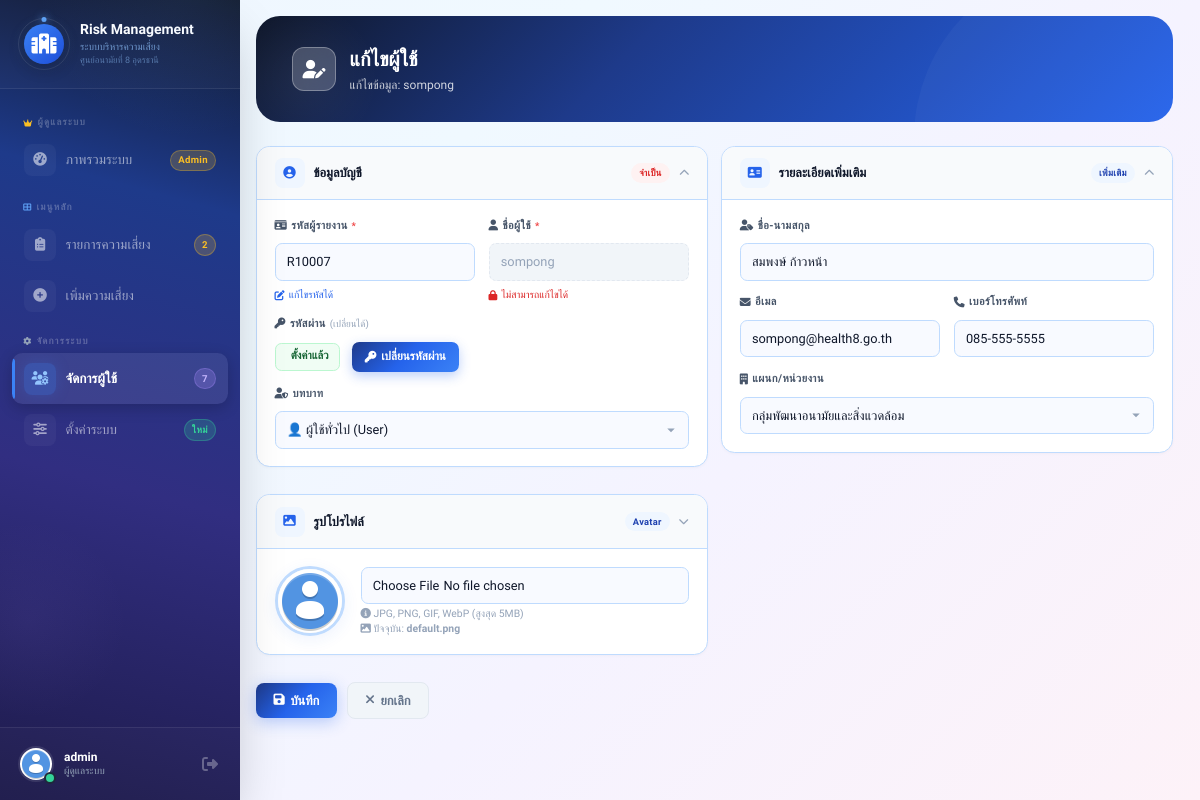
Page /user_form.php?id=7 (signed in) on the committed database.
### tables this page shows
CREATE TABLE users (
    id INT AUTO_INCREMENT PRIMARY KEY,
    reporter_code VARCHAR(255) NOT NULL COMMENT 'รหัสผู้รายงาน เช่น R10001',
    username VARCHAR(50) NOT NULL,
    fullname VARCHAR(255) DEFAULT NULL,
    email VARCHAR(100) DEFAULT NULL,
    phone VARCHAR(20) DEFAULT NULL,
    department VARCHAR(255) DEFAULT NULL,
    password VARCHAR(255) NOT NULL,
    role ENUM('admin','user') DEFAULT 'user',
    enabled TINYINT(1) NOT NULL DEFAULT 1 COMMENT '0=ถูกระงับ, 1=ใช้งานได้',
    avatar VARCHAR(255) DEFAULT 'default.png',
    created_at TIMESTAMP DEFAULT CURRENT_TIMESTAMP,
    updated_at TIMESTAMP DEFAULT CURRENT_TIMESTAMP ON UPDATE CURRENT_TIMESTAMP,
    UNIQUE KEY username (username),
    UNIQUE KEY email (email),
    UNIQUE KEY reporter_code (reporter_code)
);

### user_form.php (the view, shortened to what this page needs)
<?php
require_once 'config/db.php';
$id = $_GET['id'] ?? null;
$user = null;
if ($id) {
    $stmt = $pdo->prepare("SELECT * FROM users WHERE id = ?");
    $stmt->execute([$id]);
    $user = $stmt->fetch();
}
$is_edit = $id ? true : false;
$title = $is_edit ? 'แก้ไขผู้ใช้' : 'เพิ่มผู้ใช้';
$icon = $is_edit ? 'fa-user-edit' : 'fa-user-plus';
$departmentsList = [
    'กลุ่มผู้บริหาร',
    'กลุ่มอำนวยการ',
    'กลุ่มขับเคลื่อนยุทธศาสตร์และพัฒนากำลังคน',
    'กลุ่มพัฒนาอนามัยแม่และเด็ก',
    'กลุ่มพัฒนาการส่งเสริมสุขภาพวัยเรียน',
    'กลุ่มพัฒนาการส่งเสริมสุขภาพวัยรุ่น',
    'กลุ่มพัฒนาการส่งเสริมสุขภาพวัยทำงาน',
    'กลุ่มพัฒนาการส่งเสริมสุขภาพวัยสูงอายุ',
    'กลุ่มพัฒนาอนามัยและสิ่งแวดล้อม'
];
$currentDept = $user['department'] ?? '';
?>
<?php include 'includes/header.php'; ?>
<div class="flex h-screen">
    <?php include 'includes/sidebar.php'; ?>
    <div class="flex-1 p-3 md:p-4 overflow-y-auto">
        <div class="page-header">
            <div class="page-header-content">
                <div class="page-header-icon">
                    <i class="fas <?= $icon ?>"></i>
                </div>
                <div>
                    <h2><?= $title ?></h2>
                    <p><?= $is_edit ? 'แก้ไขข้อมูล: ' . htmlspecialchars($user['username']) : 'สร้างบัญชีผู้ใช้ใหม่' ?></p>
                </div>
            </div>
        </div>
        <form id="userForm" method="POST" action="action.php?action=save_user" enctype="multipart/form-data">
            <div class="cards-grid">
                <div style="display:flex;flex-direction:column;gap:0.85rem;">
                    <div class="form-card">
                        <div class="card-header" onclick="toggleCard(this)">
                            <div class="card-header-icon" style="background:#eff6ff;color:#2563eb;">
                                <i class="fas fa-user-circle"></i>
                            </div>
                            <h3 class="card-header-title">ข้อมูลบัญชี</h3>
                            <span class="card-header-badge" style="background:#fef2f2;color:#dc2626;">จำเป็น</span>
                            <i class="fas fa-chevron-down toggle-icon active"></i>
                        </div>
                        <div class="card-body" id="cardAccount">
                            <div class="form-grid">
                                <div class="form-group">
                                    <label class="form-label">
                                        <i class="fas fa-id-card"></i> รหัสผู้รายงาน <span class="required">*</span>
                                    </label>
                                    <input type="text" name="reporter_code"
                                           value="<?= htmlspecialchars($user['reporter_code'] ?? '') ?>"
                                           class="form-input"
                                           required
                                           placeholder="เช่น R10001">
                                    <?php if ($is_edit): ?>
                                        <div class="field-note info">
                                            <i class="fas fa-edit"></i> แก้ไขรหัสได้
                                        </div>
                                    <?php endif; ?>
                                </div>
                                <div class="form-group">
                                    <label class="form-label">
                                        <i class="fas fa-user"></i> ชื่อผู้ใช้ <span class="required">*</span>
                                    </label>
                                    <input type="text" name="username"
                                           value="<?= htmlspecialchars($user['username'] ?? '') ?>"
                                           class="form-input"
                                           <?= $is_edit ? 'disabled' : 'required' ?>
                                           placeholder="กรอกชื่อผู้ใช้">
                                    <?php if ($is_edit): ?>
                                        <div class="field-note warning">
                                            <i class="fas fa-lock"></i> ไม่สามารถแก้ไขได้
                                        </div>
                                    <?php endif; ?>
                                </div>
                                <div class="form-group full">
                                    <label class="form-label">
                                        <i class="fas fa-key"></i> รหัสผ่าน
                                        <?php if ($is_edit): ?>
                                            <span class="optional">(เปลี่ยนได้)</span>
                                        <?php else: ?>
                                            <span class="required">*</span>
                                        <?php endif; ?>
                                    </label>
                                    <div class="password-section">
                                        <?php if ($is_edit): ?>
                                            <span class="password-status set">
                                                <i class="fas fa-shield-check"></i> ตั้งค่าแล้ว
                                            </span>
                                        <?php else: ?>
                                            <span class="password-status not-set">
                                                <i class="fas fa-exclamation-triangle"></i> ยังไม่ได้ตั้งค่า
                                            </span>
                                        <?php endif; ?>
                                        <button type="button" class="btn-password" onclick="openPasswordModal()">
                                            <i class="fas fa-key"></i> <?= $is_edit ? 'เปลี่ยนรหัสผ่าน' : 'ตั้งรหัสผ่าน' ?>
                                        </button>
                                    </div>
                                </div>
                                <div class="form-group full">
                                    <label class="form-label">
                                        <i class="fas fa-user-shield"></i> บทบาท
                                    </label>
                                    <select name="role" class="form-input">
                                        <option value="user" <?= ($user['role'] ?? '') == 'user' ? 'selected' : '' ?>>
                                            👤 ผู้ใช้ทั่วไป (User)
                                        </option>
                                    </select>
                                </div>
                            </div>
                        </div>
                    </div>
                    <div class="form-card">
                        <div class="card-header" onclick="toggleCard(this)">
                            <div class="card-header-icon" style="background:#eff6ff;color:#2563eb;">
                                <i class="fas fa-image"></i>
                            </div>
                            <h3 class="card-header-title">รูปโปรไฟล์</h3>
                            <span class="card-header-badge" style="background:#eff6ff;color:#1e40af;">Avatar</span>
                            <i class="fas fa-chevron-down toggle-icon"></i>
                        </div>
                        <div class="card-body" id="cardAvatar">
                            <div class="avatar-section">
                                <img id="avatarPreview"
                                     src="<?= ($is_edit && !empty($user['avatar'])) ? 'avatars/' . htmlspecialchars($user['avatar']) : 'avatars/default.png' ?>"
                                     class="avatar-preview"
                                     alt="Avatar"
                                     onerror="this.src='avatars/default.png'">
                                <div class="avatar-upload">
                                    <input type="file" name="avatar" id="avatarInput" accept="image/*" class="form-input">
                                    <p class="avatar-hint">
                                        <i class="fas fa-info-circle"></i> JPG, PNG, GIF, WebP (สูงสุด 5MB)
                                        <?php if ($is_edit && !empty($user['avatar'])): ?>
                                            <br><i class="fas fa-image"></i> ปัจจุบัน: <strong><?= htmlspecialchars($user['avatar']) ?></strong>
                                        <?php endif; ?>
                                    </p>
                                </div>
                            </div>
                        </div>
                    </div>
                </div>
                <div style="display:flex;flex-direction:column;gap:0.85rem;">
                    <div class="form-card">
                        <div class="card-header" onclick="toggleCard(this)">
                            <div class="card-header-icon" style="background:#eff6ff;color:#2563eb;">
                                <i class="fas fa-address-card"></i>
                            </div>
                            <h3 class="card-header-title">รายละเอียดเพิ่มเติม</h3>
                            <span class="card-header-badge" style="background:#eff6ff;color:#1e40af;">เพิ่มเติม</span>
                            <i class="fas fa-chevron-down toggle-icon active"></i>
                        </div>
                        <div class="card-body" id="cardDetails">
                            <div class="form-grid">
                                <div class="form-group full">
                                    <label class="form-label">
                                        <i class="fas fa-user-tag"></i> ชื่อ-นามสกุล
                                    </label>
                                    <input type="text" name="fullname"
                                           value="<?= htmlspecialchars($user['fullname'] ?? '') ?>"
                                           class="form-input"
                                           placeholder="ชื่อ-นามสกุลจริง">
                                </div>
                                <div class="form-group">
                                    <label class="form-label">
                                        <i class="fas fa-envelope"></i> อีเมล
                                    </label>
                                    <input type="email" name="email"
                                           value="<?= htmlspecialchars($user['email'] ?? '') ?>"
                                           class="form-input"
                                           placeholder="example@email.com">
                                </div>
                                <div class="form-group">
                                    <label class="form-label">
                                        <i class="fas fa-phone"></i> เบอร์โทรศัพท์
                                    </label>
                                    <input type="text" name="phone"
                                           value="<?= htmlspecialchars($user['phone'] ?? '') ?>"
                                           class="form-input"
                                           placeholder="08x-xxx-xxxx">
                                </div>
                                <div class="form-group full">
                                    <label class="form-label">
                                        <i class="fas fa-building"></i> แผนก/หน่วยงาน
                                    </label>
                                    <select name="department_select" id="departmentSelect" class="form-input">
                                        <?php foreach ($departmentsList as $dept):
                                            $selected = $currentDept == $dept ? 'selected' : '';
                                        ?>
                                            <option value="<?= htmlspecialchars($dept) ?>" <?= $selected ?>>
                                                <?= htmlspecialchars($dept) ?>
                                            </option>
                                        <?php endforeach; ?>
                                    </select>
                                </div>
                            </div>
                        </div>
                    </div>
                </div>
            </div>
            <div class="btn-row" style="margin-top:0.5rem;">
                <button type="submit" class="btn btn-primary">
                    <i class="fas fa-save"></i> บันทึก
                </button>
                <a href="users.php" class="btn btn-cancel">
                    <i class="fas fa-times"></i> ยกเลิก
                </a>
            </div>
        </form>
    </div>
</div>
<?php include 'includes/footer.php'; ?>

### assets/css/custom.css (style rules this page uses)
:root { --primary: #2563eb; --primary-dark: #1e40af; --primary-light: #eff6ff; --primary-gradient: linear-gradient(135deg, #1e3a8a 0%, #1e40af 40%, #2563eb 100%); }
body { background: linear-gradient(135deg, #e0e7ff 0%, #dbeafe 30%, #ede9fe 60%, #fce7f3 100%); min-height: 100vh; font-family: 'Sarabun', sans-serif; }
.form-card { background: white; border-radius: 1rem; border: 1px solid #e2e8f0; margin-bottom: 1.25rem; overflow: hidden; box-shadow: 0 1px 3px rgba(0, 0, 0, 0.04); transition: all 0.2s; }
.card-header { padding: 1rem 1.5rem; display: flex; align-items: center; gap: 0.75rem; border-bottom: 1px solid #f1f5f9; background: #fafbfc; }
.card-header-icon { width: 38px; height: 38px; border-radius: 10px; display: flex; align-items: center; justify-content: center; font-size: 0.9rem; }
.card-header-title { font-weight: 700; color: #1e293b; font-size: 0.95rem; }
.card-header-badge { font-size: 0.65rem; font-weight: 600; padding: 0.2rem 0.6rem; border-radius: 9999px; margin-left: auto; }
.card-body { padding: 1.5rem; }
.form-input { width: 100%; padding: 0.65rem 0.85rem; border: 1.5px solid #e2e8f0; border-radius: 0.6rem; font-size: 0.9rem; transition: all 0.2s; outline: none; font-family: 'Sarabun', sans-serif; background: #fafbfc; color: #1e293b; }
.form-input:disabled { background: #f1f5f9; color: #94a3b8; cursor: not-allowed; border-style: dashed; }
.form-label { display: flex; align-items: center; gap: 0.35rem; font-weight: 600; color: #374151; font-size: 0.85rem; margin-bottom: 0.35rem; }
.form-label .required { color: #ef4444; font-size: 0.7rem; }
.btn-cancel { padding: 0.7rem 1.5rem; border-radius: 0.65rem; font-weight: 500; font-size: 0.85rem; background: #f1f5f9; color: #64748b; text-decoration: none; transition: all 0.2s; display: inline-flex; align-items: center; gap: 0.4rem; border: 1px solid #e2e8f0; }

### includes/header.php (style rules this page uses)
* { margin: 0; padding: 0; box-sizing: border-box; }
body { font-family: 'Sarabun', sans-serif; background: #f1f5f9; color: #1e293b; line-height: 1.6; min-height: 100vh; -webkit-font-smoothing: antialiased; -moz-osx-font-smoothing: grayscale; }
* { scrollbar-width: thin; scrollbar-color: #cbd5e1 #f1f5f9; }

### rows in the picture
users: username "sompong", reporter_code "R10007", role "👤 ผู้ใช้ทั่วไป (User)", avatar (placeholder picture), avatar "default.png", fullname "สมพงษ์ ก้าวหน้า", email "sompong@health8.go.th", phone "085-555-5555"

### other values in the picture
$site_name "Risk Management"
$site_description "ระบบบริหารความเสี่ยง"
$site_organization "ศูนย์อนามัยที่ 8 อุดรธานี"
$pending_risk_count "2"
$user_count "7"
$_SESSION['username'] "admin"
$title "แก้ไขผู้ใช้"
form field department_select "กลุ่มพัฒนาอนามัยและสิ่งแวดล้อม"
